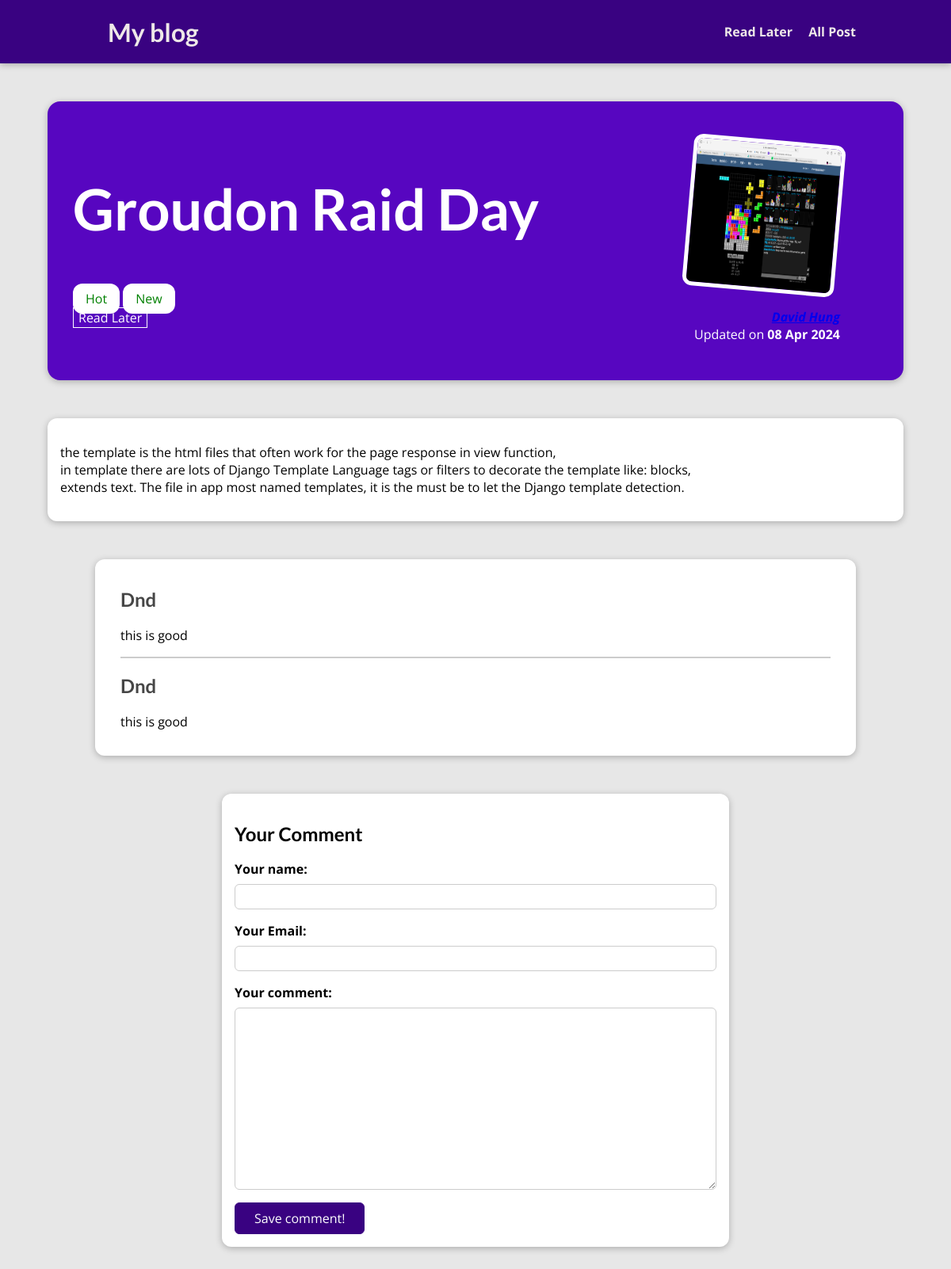
Page /posts/groudon-raid-day on the committed database.
### blogger/models.py (models this page shows, shortened)
class post(models.Model):
    title = models.CharField(max_length=50)
    excerpt = models.CharField(max_length=150, blank=True)
    image = models.ImageField(upload_to="image", null= True)
    date = models.DateField(auto_now=True,null = True)
    author = models.ForeignKey(Author, on_delete=models.SET_NULL, null=True)
    slug = models.SlugField(unique=True, default="", blank=True, db_index=True)
    content = models.TextField(validators=[MinLengthValidator(3)],blank = True)
    tags = models.ManyToManyField(Tag)

class Tag(models.Model):
    captions = models.CharField(max_length=20)

class Author(models.Model):
    first_name = models.CharField(max_length=100)
    last_name = models.CharField(max_length=100)
    email = models.EmailField(null = True)
    def full_name(self):
        return f"{self.first_name} {self.last_name}"
    def __str__(self):
        return self.full_name()

class Comment(models.Model):
    name = models.CharField(max_length = 50)
    email = models.EmailField()
    text = models.TextField(max_length = 300)
    date = models.DateField(auto_now=True,null = True)
    post = models.ForeignKey(post, on_delete = models.CASCADE, related_name = 'comments')

### blogger/views.py (the view)
# urls.py: path("posts/<slug:slug>",views.MyPost.as_view(), name="ind_post")
class MyPost(View):
    template_name = "blogger/myPost.html"
    model = post
    def get(self, request, slug):
        p = get_object_or_404(post, slug=slug)
        stored_post = request.session.get('stored_post')
        is_stored = False
        if stored_post is not None:
            if p.id in stored_post:
                is_stored = True
        form = CommentForm()
        return render(
            request,
            "blogger/myPost.html",
            {
                "post": p,
                "tags": p.tags.all(),
                "comment_form": form,
                "comments": p.comments.all().order_by("-date"),
                "is_stored":is_stored
            },
        )
    def post(self, request, slug):
        p = post.objects.get(slug=slug)
        stored_post = request.session.get('stored_post')
        if stored_post is not None:
            is_stored = p.id in stored_post
        else:
            is_stored = False
        comment_form = CommentForm(request.POST)
        if comment_form.is_valid():
            comment = comment_form.save(commit=False)
            comment.post = p
            comment.save()
            redirect_url = reverse("ind_post", kwargs={"slug": slug})
            return HttpResponseRedirect(redirect_url)
        return render(
            request,
            "blogger/myPost.html",
            {"post": p, "tags": p.tags.all(), "comment_form": form,'is_stored': is_stored},
        )

### blogger/forms.py
class CommentForm(forms.ModelForm):
    class Meta:
        model  = Comment
        exclude = ['post', 'date']
        labels = {"name":'Your name:',
                   "email": "Your Email:",
                   "text":"Your comment"}

### blogger/templates/blogger/myPost.html (shortened to what this page needs)
{% extends 'layout.html' %}
{% load static %}
{% block css_file %}
  <link rel="stylesheet" href=" {% static 'blogger/indPost.css' %}" />
{% endblock %}
{% block content %}
  <section id="summary">
    <h2>{{ post.title }}</h2>
    <div>
      {% for tag in tags %}
        <span class ="tags">{{ tag.captions }}</span>
      {% endfor %}
    </div>
    <div id="read-later">
      <form action="{% url "read_later" %}" method="post">
        {% if is_stored is True %}
        <button> Remove from read-later playlist </button>
        {% else %}
       <button> Read Later </button>
        {% endif %}
      </form>
    </div>
    <article>
      <img src={{post.image.url}} alt="{{ post.title }}" />
      <address>
        <a href="mailto:{{ post.author.email }}">{{ post.author|title }}</a>
      </address>
      <div>
        Updated on <time>{{ post.date|date:'d M Y' }}</time>
      </div>
    </article>
  </section>
  <main>
    {{ post.content|linebreaks }}
  </main>
  <section id="comments">
    <ul>
      {% for comment in comments %}
      <li>
        <h2>{{comment.name}}</h2>
        <p>{{comment.text}}</p>
      </li>
      {% endfor %}
    </ul>
  </section>
  <section id = "comment-form">
    <h2> Your Comment </h2>
  <dvi>
    <form action = "{% url "ind_post" post.slug %}"  method="post">
      {% for field in comment_form  %}
      <div class="form-control">
          {{field.label_tag}}
          {{field}}
      </div>
      {% endfor %}
      <button> Save comment! </button>
    </form>
  </dvi>
{% endblock %}

### template/layout.html (shortened to what this page needs)
{% load static %}
<!DOCTYPE html>
<html lang="en">
<head>
    <link rel="stylesheet" href=" {%static 'app.css' %}" />
    {%block css_file%} {% endblock %}
</head>
<body>
    <header id="main-navigation">
        <h1><a href="{% url 'welcome_page' %}"> My blog</a></h1>
        <nav>
            <a href="{% url 'read_later' %}">Read Later</a>
            <a href="{% url 'postList' %}"> All Post</a>
        </nav>
    </header>
    {%block content%}
    {% endblock %}
</body>
</html>

### static/app.css (style rules this page uses)
* { box-sizing: border-box; }
html { font-family: 'Open Sans', 'Lato', sans-serif; }
body { margin: 0; }
h1, h2, h3 { font-family: 'Lato', sans-serif; font-weight: bold; }
#main-navigation { width: 100%; height: 5rem; display: flex; justify-content: space-between; align-items: center; padding: 0 10%; position: absolute; top: 0; left: 0; }
#main-navigation a { text-decoration: none; color: rgb(238, 232, 232); font-weight: bold; margin-left: 1rem; }

### blogger/static/blogger/indPost.css (style rules this page uses)
body { background-color: #e7e7e7; }
#main-navigation { background-color: #390281; box-shadow: 0 2px 8px rgba(0, 0, 0, 0.25); }
#summary { margin: 8rem auto 3rem auto; padding: 2rem; width: 90%; max-width: 90rem; border-radius: 16px; background-color: #5706c0; position: relative; box-shadow: 0 2px 8px rgba(0, 0, 0, 0.25); height: 22rem; }
#summary h2 { color: white; font-size: 4.5rem; }
#summary article { position: absolute; top: 2rem; right: 3rem; padding: 1rem 2rem; border-radius: 12px; text-align: right; color: white; }
#summary article img { width: 12rem; height: 12rem; border-radius: 12px; transform: rotateZ(5deg); border: 5px solid white; margin-bottom: 1rem; }
#summary address { font-weight: bold; }
#summary time { font-weight: bold; }
main { width: 90%; max-width: 90rem; margin: 3rem auto; background-color: white; padding: 1rem; border-radius: 12px; box-shadow: 0 2px 8px rgba(0, 0, 0, 0.25); }
.tags { background-color: white; color: green; padding: 0.5rem 1rem; border-radius: 12px; }
#comment-form { margin: 3rem auto; width: 90%; max-width: 40rem; border-radius: 12px; background-color: white; box-shadow: 0 2px 8px rgba(0, 0, 0, 0.25); padding: 1rem; }
#comment-form button { font: inherit; background-color: #390281; color: white; border: 1px solid #390281; padding: 0.5rem 1.5rem; border-radius: 6px; cursor: pointer; }
.form-control { margin-bottom: 1rem; }
.form-control label { font-weight: bold; margin-bottom: 0.5rem; display: block; }
.form-control input, .form-control textarea { display: block; width: 100%; font: inherit; padding: 0.25rem; border-radius: 6px; border: 1px solid #ccc; }
#comments { margin: 3rem auto; width: 90%; max-width: 60rem; border-radius: 12px; background-color: white; box-shadow: 0 2px 8px rgba(0, 0, 0, 0.25); padding: 1rem 2rem; }
#comments ul { list-style: none; margin: 0; padding: 0; }
#comments li { margin-bottom: 1rem; border-bottom: 2px solid #ccc; }
#comments li:last-of-type { border-bottom: none; }
#comments h2 { color: #464646; }
#read-later { margin: 2rem, 0; }
#read-later button { background-color: transparent; border: 1px solid white; font: inherit; color: white; cursor: pointer; }

### rows in the picture
post: title "Groudon Raid Day", image (picture), author "David Hung", date "08 Apr 2024", content "the template is the html files that often work for the page response in view function, in template there are lots of Django Template Language tags or filters to decorate the template like: blocks, extends text. The file in app most named templates, it is the must be to let the Django template detection."
Tag: captions "Hot"
Tag: captions "New"
Comment: name "Dnd", text "this is good"
Comment: name "Dnd", text "this is good"

### other values in the picture
{{ field.label_tag }} "Your name:" "Your Email:" "Your comment:"
